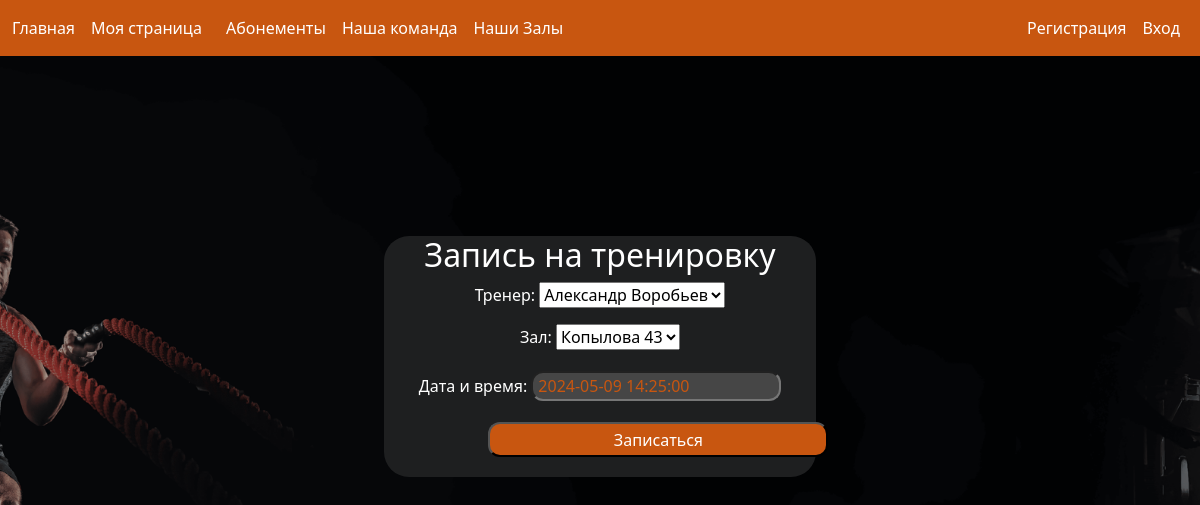
The app's page /paty/9/updateTrening with its own data.
### jim_main/models.py (models this page shows)
class Trenings(models.Model) :
    trener = models.ForeignKey(Treners, on_delete=models.DO_NOTHING, null=True, verbose_name= 'Тренер')
    user = models.ForeignKey(User, on_delete=models.DO_NOTHING, null=False, verbose_name= 'Юзер')
    hall = models.ForeignKey(Halls, on_delete=models.DO_NOTHING, null=False, verbose_name= 'Зал')
    dt = models.DateTimeField(verbose_name= 'Дата и время')

### jim_main/views.py (the view)
# urls.py: path('paty/<int:pk>/updateTrening', TreningUpdate.as_view(), name='updateTrening'),
class TreningUpdate(UpdateView):
    model = Trenings
    template_name = 'main/createtrening.html'
    form_class = CreateTreningForm
    success_url = '/home'

### jim_main/forms.py
class CreateTreningForm(forms.ModelForm) :
    class Meta:
        model = Trenings
        fields = ['trener', 'hall',
                  'dt']
        widgets = {
            'dt' : forms.DateTimeInput(attrs={'name':"filter-date", 'id':"filter-date", 'class' : 'input-field'})
        }

### jim_main/models.py (called while the page is built)
    def __str__(self) -> str:
        return f"{self.first_name} {self.last_name}"

    def __str__(self) -> str:
        return f"{self.Adres}"

### jim_main/views.py (called while the page is built)
def loveJim(request) :
    import http.cookies
    http.cookies._is_legal_key = lambda _: True
    if request.COOKIES.get('lovingJim') is not None:
        value = request.COOKIES.get('lovingJim')
        html = render(request, 'main/loveJim.html', {'title': 'Любимый зал', 'value': value})
        html.set_cookie('your loving Jim is ', value + 'again')
        return html
    else :
        return redirect('/home')

### jim_main/templates/main/createtrening.html (shortened to what this page needs)
{% extends 'main/base.html' %}
{% load static %}
{% block content %}
<div class="wrap-create">
    <form method="post">
        <div class="wrap-taskProperty100">
            <h2 style="color: #fff; margin-top: 2%;">Запись на тренировку</h2>
        </div>
        {% for f in form %}
        <p><span class="field-label" id="inputGroup-sizing-default" style="color: #fff;">{{f.label}}: </span>
            {{f}}
            {% endfor %}
        <div class="create-btn-div">
            <button class="create-btn" type="submit">Записаться</button>
        </div>
    </form>
</div>
{% endblock %}

### jim_main/static/main/css/style.css (style rules this page uses)
.body { background: url(image/fon.png) no-repeat center center fixed; -webkit-background-size: cover; -moz-background-size: cover; -o-background-size: cover; background-size: cover; z-index: 0; height: 900px; }
.input-field { background-color: #464646; color: #c85610; margin-top: 5px; margin-bottom: 5px; border-radius: 12px; padding-left: 5px; width: 250px; }
.wrap-create { background-color: #1e1f20; margin-left: 32%; margin-right: 32%; margin-top: 15%; margin-bottom: 10%; border-radius: 25px; text-align: center; }
.create-btn-div { width: 350px; margin-left: 23%; }
.create-btn { width: 340px; background-color: #c85610; color: #fff; margin-bottom: 20px; border-radius: 12px; height: 35px; }

### jim_main/static/signIn/css/style.css (style rules this page uses)
.field-label { margin-top: 5px; margin-bottom: 0px; }

### records on screen
Trenings: form "Александр Воробьев" "Копылова 43" "2024-05-09 14:25:00"

### other values on screen
{{ f.label }} "Тренер" "Зал" "Дата и время"
